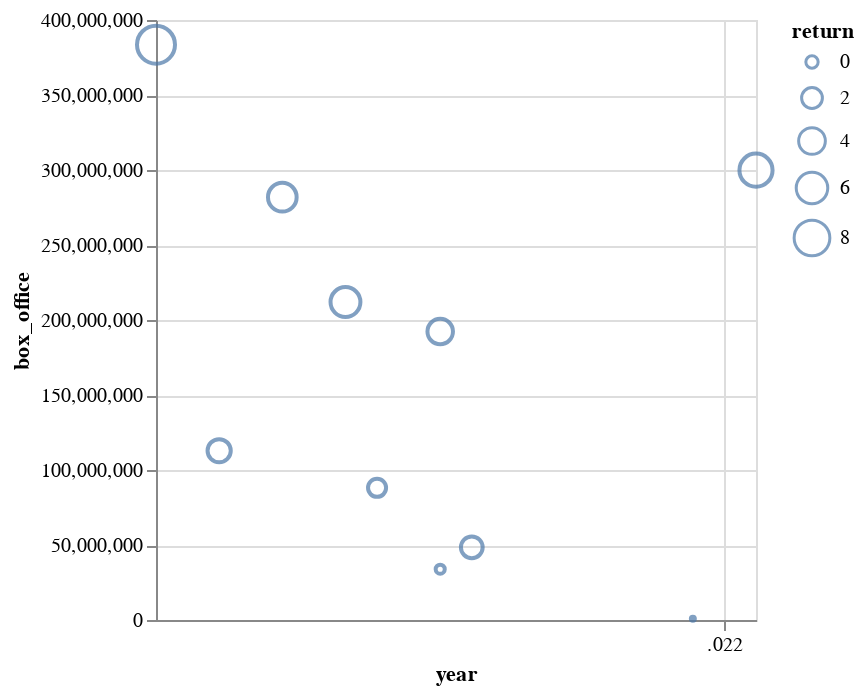

Notebook code for this chart:
### Code cell
box_return_04 = alt.Chart(ghibli04).mark_point().encode(
    x = "year:T",
    y = "box_office",
    size = "return",
    tooltip = "movie")
box_return_04

### Figure 1 — Vega-Lite specification as saved in the notebook (floating-point values rounded to 4 significant figures)
{"config": {"view": {"continuousWidth": 300, "continuousHeight": 300}}, "data": {"name": "data-820b5748fb4fede2f52ab83eea155d7d"}, "mark": {"type": "point"}, "encoding": {"size": {"field": "return", "type": "quantitative"}, "tooltip": {"field": "movie", "type": "nominal"}, "x": {"field": "year", "type": "temporal"}, "y": {"field": "box_office", "type": "quantitative"}}, "$schema": "https://vega.github.io/schema/vega-lite/v5.20.1.json", "datasets": {"data-820b5748fb4fede2f52ab83eea155d7d": [{"movie": "When Marnie Was There", "release_date": "2014-07-19T00:00:00", "year": 2014, "budget": 14710000.0, "box_office": 48480000.0, "return": 2.295}, {"movie": "Earwig and the Witch", "release_date": "2021-02-03T00:00:00", "year": 2021, "budget": 23640000.0, "box_office": 858900.0, "return": -0.9637}, {"movie": "Tales from Earthsea", "release_date": "2006-07-29T00:00:00", "year": 2006, "budget": 30050000.0, "box_office": 112800000.0, "return": 2.755}, {"movie": "Arrietty", "release_date": "2010-07-17T00:00:00", "year": 2010, "budget": 33780000.0, "box_office": 212000000.0, "return": 5.276}, {"movie": "Howl's Moving Castle", "release_date": "2004-11-20T00:00:00", "year": 2004, "budget": 37620000.0, "box_office": 383500000.0, "return": 9.195}, {"movie": "The Boy and the Heron", "release_date": "2023-07-14T00:00:00", "year": 2023, "budget": 38770000.0, "box_office": 299900000.0, "return": 6.734}, {"movie": "From Up On Poppy Hill", "release_date": "2011-07-16T00:00:00", "year": 2011, "budget": 39300000.0, "box_office": 88110000.0, "return": 1.242}, {"movie": "The Wind Rises", "release_date": "2013-07-20T00:00:00", "year": 2013, "budget": 42250000.0, "box_office": 192300000.0, "return": 3.552}, {"movie": "Ponyo", "release_date": "2008-07-19T00:00:00", "year": 2008, "budget": 48910000.0, "box_office": 281900000.0, "return": 4.763}, {"movie": "The Tale of Princess Kaguya", "release_date": "2013-11-23T00:00:00", "year": 2013, "budget": 66520000.0, "box_office": 33860000.0, "return": -0.491}]}}
